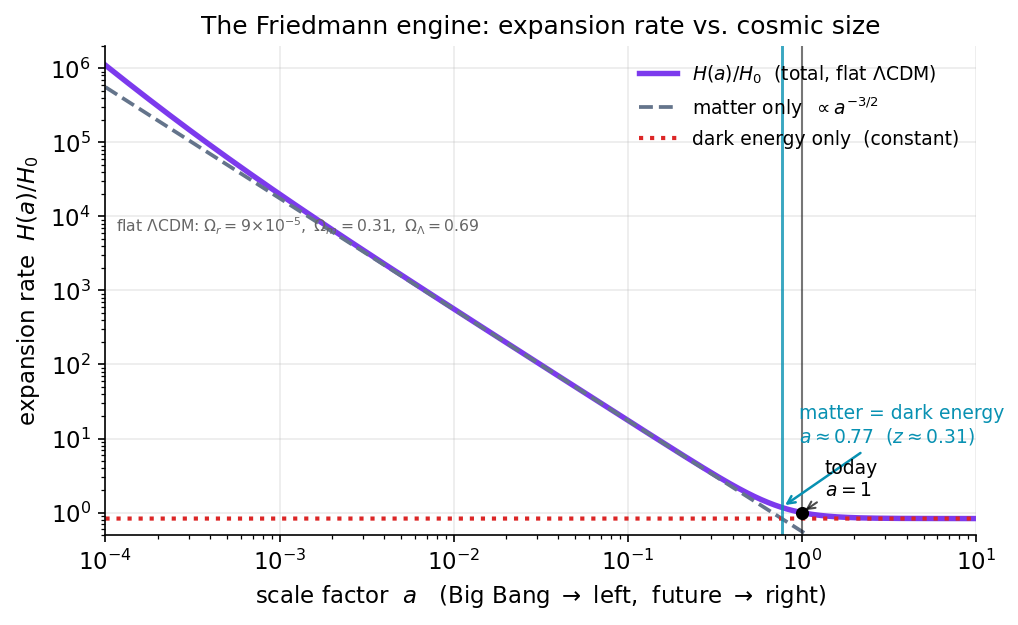

Reproduce this figure in Python.
import numpy as np, matplotlib
matplotlib.use("Agg")
import matplotlib.pyplot as plt
plt.rcParams.update({"figure.dpi":150,"savefig.dpi":150,"font.size":11,
    "axes.grid":True,"grid.alpha":0.25,"axes.spines.top":False,"axes.spines.right":False,
    "axes.titlesize":12,"figure.facecolor":"white","axes.facecolor":"white"})
C_FW="#7c3aed"; C_NEWTON="#64748b"; C_MOND="#0891b2"; C_DATA="#dc2626"  # framework / Newton / MOND / data-or-obs

fig, ax = plt.subplots(figsize=(7,4.3))

# The Friedmann 'engine' of the chapter:
#   (H(a)/H0)^2 = Om_r a^-4 + Om_m a^-3 + Om_k a^-2 + Om_Lambda
# with the flat LCDM inventory quoted in the chapter.
Om_r = 9.0e-5
Om_m = 0.31
Om_L = 0.69
Om_k = 1.0 - (Om_r + Om_m + Om_L)  # ~0, flat by construction

# scale factor from just after the Big Bang to several e-folds into the future
a = np.logspace(-4, 1.0, 1400)

def E2(a, om_r, om_m, om_k, om_L):
    return om_r*a**-4 + om_m*a**-3 + om_k*a**-2 + om_L

# Total expansion rate (normalized to H0)
Etot = np.sqrt(E2(a, Om_r, Om_m, Om_k, Om_L))

# The two dominant single-component pieces, drawn to show the crossover the
# chapter's last 'Questions' problem asks about: matter (a^-3) vs Lambda (const).
matter_term = np.sqrt(Om_m*a**-3)
lambda_term = np.sqrt(Om_L)*np.ones_like(a)

ax.loglog(a, Etot, color=C_FW, lw=2.6, label=r"$H(a)/H_0$  (total, flat $\Lambda$CDM)")
ax.loglog(a, matter_term, color=C_NEWTON, ls="--", lw=1.8,
          label=r"matter only  $\propto a^{-3/2}$")
ax.loglog(a, lambda_term, color=C_DATA, ls=":", lw=2.0,
          label=r"dark energy only  (constant)")

# matter / dark-energy equality: Om_m a^-3 = Om_L  ->  a_eq = (Om_m/Om_L)^(1/3)
a_eq = (Om_m/Om_L)**(1.0/3.0)
ax.axvline(a_eq, color=C_MOND, lw=1.4, alpha=0.8)
z_eq = 1.0/a_eq - 1.0
ax.annotate(r"matter = dark energy" + "\n" + rf"$a\approx{a_eq:.2f}$  ($z\approx{z_eq:.2f}$)",
            xy=(a_eq, np.sqrt(2*Om_L)), xytext=(a_eq*1.25, 9),
            color=C_MOND, fontsize=9,
            arrowprops=dict(arrowstyle="->", color=C_MOND, lw=1.2))

# mark 'today'
ax.axvline(1.0, color="k", lw=1.0, alpha=0.5)
ax.annotate("today\n$a=1$", xy=(1.0, 1.0), xytext=(1.35, 1.7),
            fontsize=9, color="k",
            arrowprops=dict(arrowstyle="->", color="k", lw=1.0, alpha=0.7))
ax.scatter([1.0],[1.0], color="k", zorder=5, s=28)

ax.set_xlabel(r"scale factor  $a$   (Big Bang $\to$ left,  future $\to$ right)")
ax.set_ylabel(r"expansion rate  $H(a)/H_0$")
ax.set_title("The Friedmann engine: expansion rate vs. cosmic size")
ax.set_xlim(1e-4, 1e1)
ax.set_ylim(0.5, 2e6)
ax.legend(frameon=False, loc="upper right", fontsize=9)
ax.text(0.012, 0.62, "flat $\\Lambda$CDM: $\\Omega_r{=}9\\!\\times\\!10^{-5},\\ \\Omega_m{=}0.31,\\ \\Omega_\\Lambda{=}0.69$",
        transform=ax.transAxes, fontsize=7.5, color="#666666")

fig.tight_layout(); fig.savefig("ch09_friedmann_expansion_history.png", bbox_inches="tight"); print("ok")
